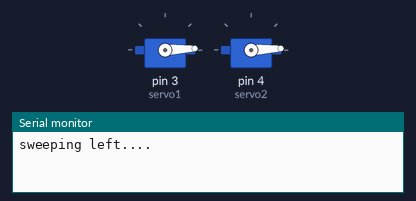
Recording of a program running on a simulated Arduino Nano, built with avr-gcc and run on an emulated ATmega328P. Shown: 2 × servo, the last lines printed to the serial monitor.

Above: at 0.05 s.
At 1.35 s:
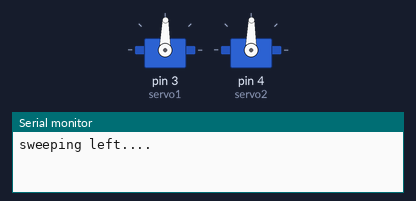
At 2.65 s:
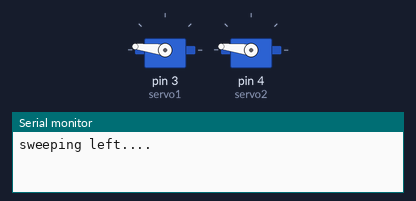
At 5.25 s:
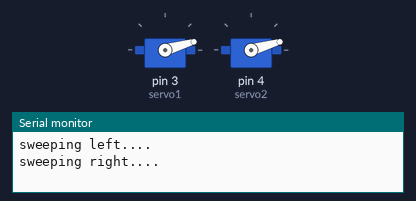
Timing chart, 0 to 7.1 s (numbered marks = the images above):
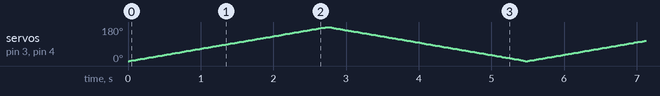

The program:

main.cpp
```cpp
#include <Arduino.h>
#include <Servo.h>

Servo servo1;
Servo servo2;

void setup() {
  servo1.attach(3);
  servo2.attach(4);
  Serial.begin(115200);
}

void loop() {
      // Sweep from 0 to 180 degrees
    Serial.println("sweeping left....");
    for (int pos = 0; pos <= 180; pos += 1) {
        servo1.write(pos);
        servo2.write(pos);
        delay(15); // Small delay for smooth motion
    }

    // Sweep back from 180 to 0 degrees
    Serial.println("sweeping right....");
    for (int pos = 180; pos >= 0; pos -= 1) {
        servo1.write(pos);
        servo2.write(pos);
        delay(15);
    }
}
```
